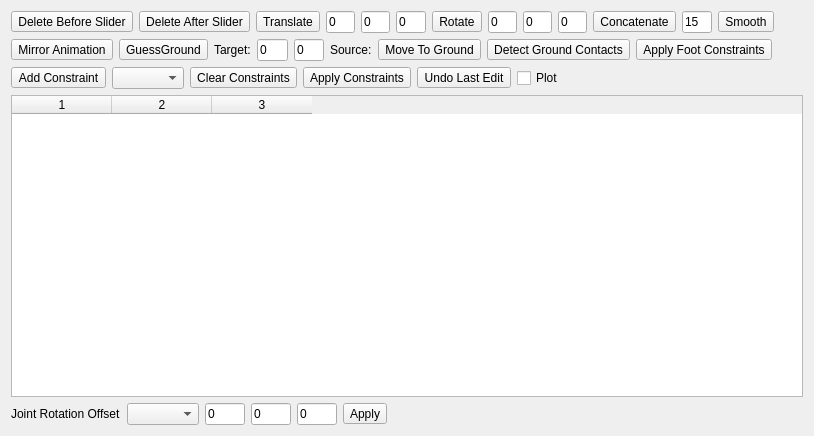
<?xml version="1.0" encoding="UTF-8"?>
<ui version="4.0">
 <class>Form</class>
 <widget class="QWidget" name="Form">
  <property name="geometry">
   <rect>
    <x>0</x>
    <y>0</y>
    <width>814</width>
    <height>436</height>
   </rect>
  </property>
  <property name="windowTitle">
   <string>Form</string>
  </property>
  <layout class="QGridLayout" name="gridLayout">
   <item row="0" column="0">
    <layout class="QHBoxLayout" name="horizontalLayout_3">
     <item>
      <widget class="QToolButton" name="deleteBeforeButton">
       <property name="text">
        <string>Delete Before Slider</string>
       </property>
      </widget>
     </item>
     <item>
      <widget class="QToolButton" name="deleteAfterButton">
       <property name="text">
        <string>Delete After Slider</string>
       </property>
      </widget>
     </item>
     <item>
      <widget class="QToolButton" name="translateFramesButton">
       <property name="text">
        <string>Translate</string>
       </property>
      </widget>
     </item>
     <item>
      <widget class="QLineEdit" name="translateXLineEdit">
       <property name="maximumSize">
        <size>
         <width>40</width>
         <height>16777215</height>
        </size>
       </property>
       <property name="text">
        <string>0</string>
       </property>
      </widget>
     </item>
     <item>
      <widget class="QLineEdit" name="translateYLineEdit">
       <property name="maximumSize">
        <size>
         <width>40</width>
         <height>16777215</height>
        </size>
       </property>
       <property name="text">
        <string>0</string>
       </property>
      </widget>
     </item>
     <item>
      <widget class="QLineEdit" name="translateZLineEdit">
       <property name="maximumSize">
        <size>
         <width>40</width>
         <height>16777215</height>
        </size>
       </property>
       <property name="text">
        <string>0</string>
       </property>
      </widget>
     </item>
     <item>
      <widget class="QToolButton" name="rotateFramesButton">
       <property name="text">
        <string>Rotate</string>
       </property>
      </widget>
     </item>
     <item>
      <widget class="QLineEdit" name="rotateXLineEdit">
       <property name="maximumSize">
        <size>
         <width>40</width>
         <height>16777215</height>
        </size>
       </property>
       <property name="text">
        <string>0</string>
       </property>
      </widget>
     </item>
     <item>
      <widget class="QLineEdit" name="rotateYLineEdit">
       <property name="maximumSize">
        <size>
         <width>40</width>
         <height>16777215</height>
        </size>
       </property>
       <property name="text">
        <string>0</string>
       </property>
      </widget>
     </item>
     <item>
      <widget class="QLineEdit" name="rotateZLineEdit">
       <property name="maximumSize">
        <size>
         <width>40</width>
         <height>16777215</height>
        </size>
       </property>
       <property name="text">
        <string>0</string>
       </property>
      </widget>
     </item>
     <item>
      <widget class="QToolButton" name="concatenateButton">
       <property name="text">
        <string>Concatenate</string>
       </property>
      </widget>
     </item>
     <item>
      <widget class="QLineEdit" name="smoothWindowSizeLineEdit">
       <property name="maximumSize">
        <size>
         <width>40</width>
         <height>16777215</height>
        </size>
       </property>
       <property name="text">
        <string>15</string>
       </property>
      </widget>
     </item>
     <item>
      <widget class="QToolButton" name="smoothFramesButton">
       <property name="text">
        <string>Smooth</string>
       </property>
      </widget>
     </item>
     <item>
      <spacer name="horizontalSpacer_7">
       <property name="orientation">
        <enum>Qt::Horizontal</enum>
       </property>
       <property name="sizeHint" stdset="0">
        <size>
         <width>40</width>
         <height>20</height>
        </size>
       </property>
      </spacer>
     </item>
    </layout>
   </item>
   <item row="1" column="0">
    <layout class="QHBoxLayout" name="horizontalLayout_2">
     <item>
      <widget class="QToolButton" name="mirrorAnimationButton">
       <property name="text">
        <string>Mirror Animation</string>
       </property>
      </widget>
     </item>
     <item>
      <widget class="QToolButton" name="guessGroundHeightButton">
       <property name="text">
        <string>GuessGround</string>
       </property>
      </widget>
     </item>
     <item>
      <widget class="QLabel" name="label_5">
       <property name="text">
        <string>Target:</string>
       </property>
      </widget>
     </item>
     <item>
      <widget class="QLineEdit" name="sourceGroundHeightLineEdit">
       <property name="maximumSize">
        <size>
         <width>40</width>
         <height>16777215</height>
        </size>
       </property>
       <property name="text">
        <string>0</string>
       </property>
      </widget>
     </item>
     <item>
      <widget class="QLineEdit" name="targetGroundHeightLineEdit">
       <property name="maximumSize">
        <size>
         <width>40</width>
         <height>16777215</height>
        </size>
       </property>
       <property name="text">
        <string>0</string>
       </property>
      </widget>
     </item>
     <item>
      <widget class="QLabel" name="label_4">
       <property name="text">
        <string>Source:</string>
       </property>
      </widget>
     </item>
     <item>
      <widget class="QToolButton" name="moveToGroundButton">
       <property name="text">
        <string>Move To Ground</string>
       </property>
      </widget>
     </item>
     <item>
      <widget class="QToolButton" name="detectGroundContactButton">
       <property name="text">
        <string>Detect Ground Contacts</string>
       </property>
      </widget>
     </item>
     <item>
      <widget class="QToolButton" name="applyFootConstraintsButton">
       <property name="text">
        <string>Apply Foot Constraints</string>
       </property>
      </widget>
     </item>
     <item>
      <spacer name="horizontalSpacer">
       <property name="orientation">
        <enum>Qt::Horizontal</enum>
       </property>
       <property name="sizeHint" stdset="0">
        <size>
         <width>40</width>
         <height>20</height>
        </size>
       </property>
      </spacer>
     </item>
    </layout>
   </item>
   <item row="2" column="0">
    <layout class="QHBoxLayout" name="horizontalLayout">
     <item>
      <widget class="QToolButton" name="addConstraintButton">
       <property name="text">
        <string>Add Constraint</string>
       </property>
      </widget>
     </item>
     <item>
      <widget class="QComboBox" name="jointComboBox"/>
     </item>
     <item>
      <widget class="QToolButton" name="clearConstraintsButton">
       <property name="text">
        <string>Clear Constraints</string>
       </property>
      </widget>
     </item>
     <item>
      <widget class="QToolButton" name="applyConstraintsButton">
       <property name="text">
        <string>Apply Constraints</string>
       </property>
      </widget>
     </item>
     <item>
      <widget class="QToolButton" name="undoEditButton">
       <property name="text">
        <string>Undo Last Edit</string>
       </property>
      </widget>
     </item>
     <item>
      <widget class="QCheckBox" name="plotCheckBox">
       <property name="text">
        <string>Plot</string>
       </property>
      </widget>
     </item>
     <item>
      <spacer name="horizontalSpacer_2">
       <property name="orientation">
        <enum>Qt::Horizontal</enum>
       </property>
       <property name="sizeHint" stdset="0">
        <size>
         <width>40</width>
         <height>20</height>
        </size>
       </property>
      </spacer>
     </item>
    </layout>
   </item>
   <item row="3" column="0">
    <widget class="QTableWidget" name="constraintsTableWidget">
     <property name="columnCount">
      <number>3</number>
     </property>
     <column/>
     <column/>
     <column/>
    </widget>
   </item>
   <item row="4" column="0">
    <layout class="QHBoxLayout" name="horizontalLayout_4">
     <item>
      <widget class="QLabel" name="label">
       <property name="text">
        <string>Joint Rotation Offset</string>
       </property>
      </widget>
     </item>
     <item>
      <widget class="QComboBox" name="jointRotationComboBox"/>
     </item>
     <item>
      <widget class="QLineEdit" name="rotateJointXLineEdit">
       <property name="maximumSize">
        <size>
         <width>40</width>
         <height>16777215</height>
        </size>
       </property>
       <property name="text">
        <string>0</string>
       </property>
      </widget>
     </item>
     <item>
      <widget class="QLineEdit" name="rotateJointYLineEdit">
       <property name="maximumSize">
        <size>
         <width>40</width>
         <height>16777215</height>
        </size>
       </property>
       <property name="text">
        <string>0</string>
       </property>
      </widget>
     </item>
     <item>
      <widget class="QLineEdit" name="rotateJointZLineEdit">
       <property name="maximumSize">
        <size>
         <width>40</width>
         <height>16777215</height>
        </size>
       </property>
       <property name="text">
        <string>0</string>
       </property>
      </widget>
     </item>
     <item>
      <widget class="QToolButton" name="rotateJointButton">
       <property name="text">
        <string>Apply</string>
       </property>
      </widget>
     </item>
     <item>
      <spacer name="horizontalSpacer_3">
       <property name="orientation">
        <enum>Qt::Horizontal</enum>
       </property>
       <property name="sizeHint" stdset="0">
        <size>
         <width>40</width>
         <height>20</height>
        </size>
       </property>
      </spacer>
     </item>
    </layout>
   </item>
  </layout>
 </widget>
 <resources/>
 <connections/>
</ui>
